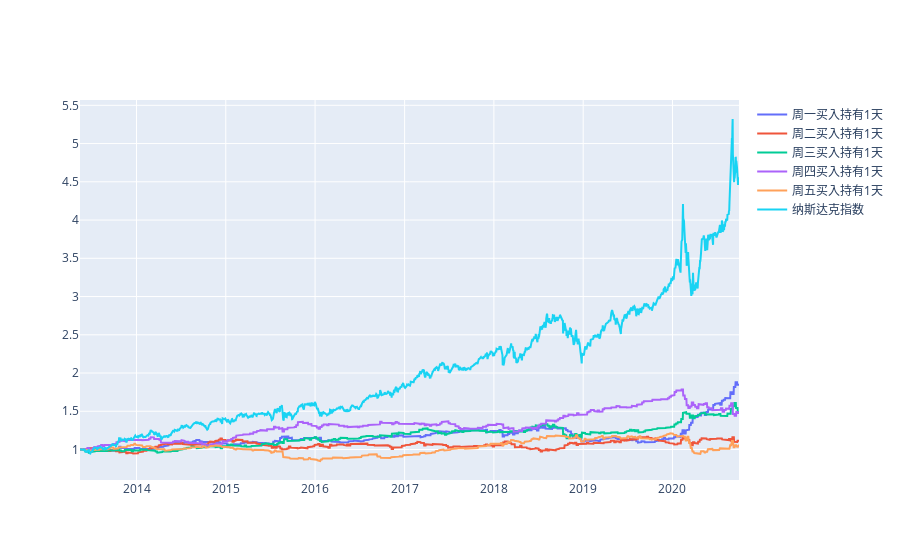

The notebook cell saved with this chart:
### Markdown cell above
直接看看持有一天的情况。

### Code cell
lstparams = []

for i in range(0, 5):
    buy0 = trdb2py.trading2_pb2.CtrlCondition(
        name='weekday2',
        vals=[lststart[i], calcweekday2val2(i + 1, 1)],
    )

    sell0 = trdb2py.trading2_pb2.CtrlCondition(
        name='weekday',
        vals=[trdb2py.nextWeekDay(lststart[i], 1)],
    )

    s0 = trdb2py.trading2_pb2.Strategy(
        name="normal",
        asset=trdb2py.str2asset(asset),
    )

    s0.buy.extend([buy0])
    s0.sell.extend([sell0])
    s0.paramsBuy.CopyFrom(paramsbuy)
    s0.paramsSell.CopyFrom(paramssell)
    s0.paramsInit.CopyFrom(paramsinit)        
    lstparams.append(trdb2py.trading2_pb2.SimTradingParams(
        assets=[trdb2py.str2asset(asset)],
        startTs=tsStart,
        endTs=tsEnd,
        strategies=[s0],
        title='{}买入持有{}天'.format(lsttitle[i], 1),
    ))
 
lstpnl1 = trdb2py.simTradings(trdb2cfg, lstparams)

trdb2py.showPNLs(lstpnl1 + [pnlBaseline], toImg=isStaticImg, width=width, height=height)

### Figure 1 — Plotly figure (JSON) as saved in the notebook; plotly's stock layout.template omitted (floating-point values rounded to 4 significant figures; data arrays with more than 128 entries replaced by an {"elided": "..."} marker saying what was removed)
{"data": [{"mode": "lines", "name": "周一买入持有1天", "type": "scatter", "x": {"elided": "1801 str values"}, "y": {"elided": "1801 float values"}}, {"mode": "lines", "name": "周二买入持有1天", "type": "scatter", "x": {"elided": "1801 str values"}, "y": {"elided": "1801 float values"}}, {"mode": "lines", "name": "周三买入持有1天", "type": "scatter", "x": {"elided": "1801 str values"}, "y": {"elided": "1801 float values"}}, {"mode": "lines", "name": "周四买入持有1天", "type": "scatter", "x": {"elided": "1801 str values"}, "y": {"elided": "1801 float values"}}, {"mode": "lines", "name": "周五买入持有1天", "type": "scatter", "x": {"elided": "1801 str values"}, "y": {"elided": "1801 float values"}}, {"mode": "lines", "name": "纳斯达克指数", "type": "scatter", "x": {"elided": "1801 str values"}, "y": {"elided": "1801 float values"}}], "layout": {}}
